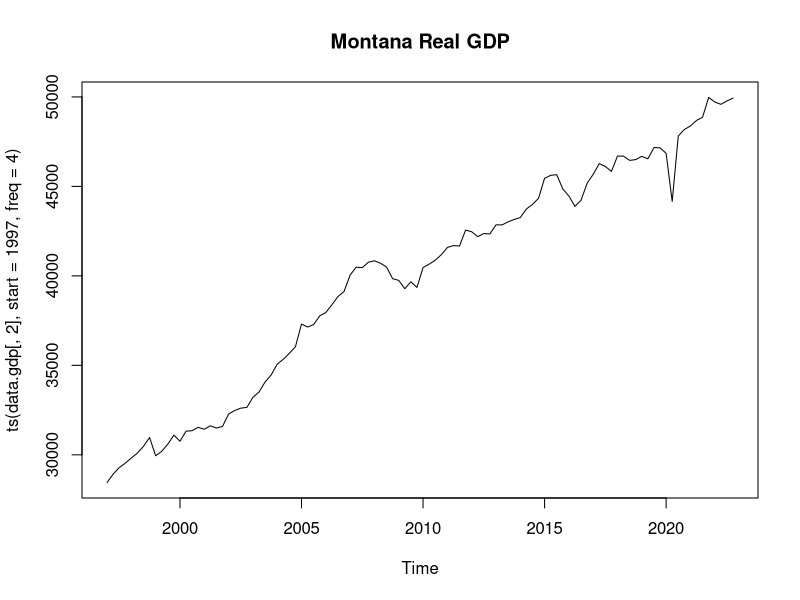
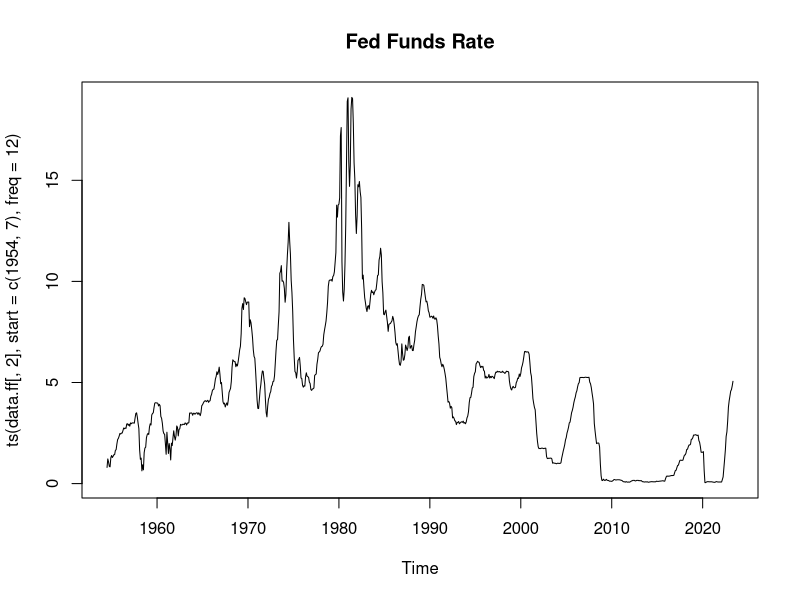

These figures' R source, in order:
# explore_data.R
# Initial data inspection and descriptive statistics

# Load data
data.gdp <- read.csv("Montana_RealGDP.csv")
data.ur <- read.csv("MTUR.csv")
data.ff <- read.csv("FEDFUNDS.csv")

# Quick summary
summary(data.gdp)
summary(data.ur)
summary(data.ff)

# Plot time series (GDP and interest)
ts.plot(ts(data.gdp[,2], start=1997, freq=4), main="Montana Real GDP")
ts.plot(ts(data.ff[,2], start=c(1954,7), freq=12), main="Fed Funds Rate")

# Check missing values
sum(is.na(data.gdp))
sum(is.na(data.ur))
sum(is.na(data.ff))
